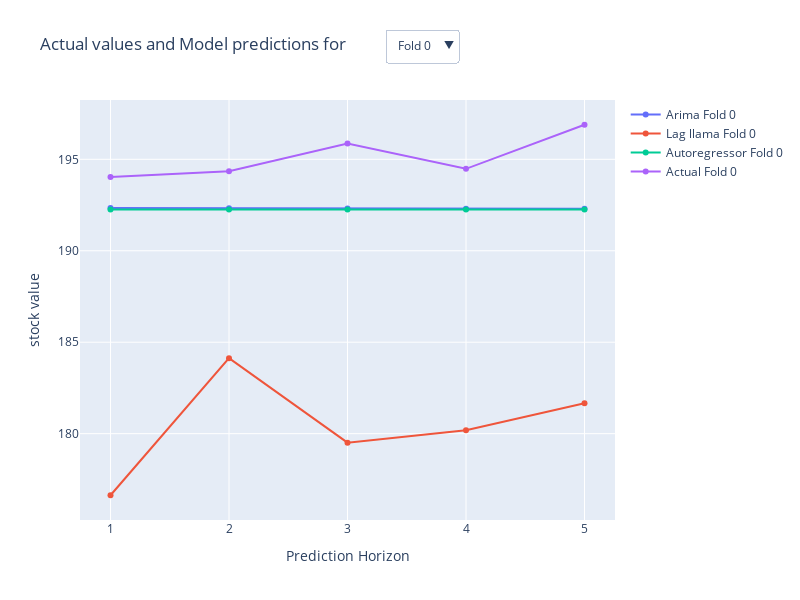

Source (notebook cell):
### Code cell
def visualize_predictions(p, a):
    """
    Visualizes the predictions and actual values of the time series.

    Parameters:
    p (list of pd.DataFrame): List containing the dataframes for the models.
    a (pd.DataFrame): DataFrame containing the actual values.

    Returns:
    fig: Plotly figure object.
    """
    model_mapping = {
        "Arima": p[0],
        "Lag llama": p[1],
        "Autoregressor": p[2]
    }

    models = list(model_mapping.keys())
    folds = list(range(len(a)))

    fig = make_subplots(rows=1, cols=1)
    
    # Add traces for all models and folds, but make them invisible initially
    for model in models:
        for fold in folds:
            predicted_values = model_mapping[model].iloc[fold].values
            fig.add_trace(go.Scatter(x=list(range(1, len(predicted_values)+1)), 
                                     y=predicted_values, 
                                     mode='lines+markers', 
                                     name=f'{model} Fold {fold}',
                                     visible=False))
            
    for fold in folds:
        actual_values = a.iloc[fold].values
        fig.add_trace(go.Scatter(x=list(range(1, len(actual_values)+1)), 
                                 y=actual_values, 
                                 mode='lines+markers', 
                                 name=f'Actual Fold {fold}',
                                 visible=False))

    # Create buttons for folds
    fold_buttons = []
    for fold in folds:
        visibility = []
        for trace in fig.data:
            if f'Fold {fold}' in trace.name:
                visibility.append(True)
            else:
                visibility.append(False)
        button = dict(
            label=f'Fold {fold}',
            method='update',
            args=[{'visible': visibility},
                  {'title': f'Actual values and Model predictions for Fold {fold}'}]
        )
        fold_buttons.append(button)

    fig.update_layout(
        updatemenus=[
            dict(active=0,
                 buttons=fold_buttons,
                 direction='down',
                 showactive=True,
                 x=0.57,
                 xanchor="left",
                 y=1.17,
                 yanchor="top")
        ],
        title=f'Actual values and Model predictions for ',
        height=600,
        width=800,
        xaxis_title="Prediction Horizon",
        yaxis_title=f"{TYPE_OF_DATA} value"
    )
    
    # Initially show the first fold
    fig.update_traces(visible=True, selector=dict(name=f'Arima Fold 0'))
    fig.update_traces(visible=True, selector=dict(name=f'Lag llama Fold 0'))
    fig.update_traces(visible=True, selector=dict(name=f'Autoregressor Fold 0'))
    fig.update_traces(visible=True, selector=dict(name=f'Actual Fold 0'))

    return fig

# Example usage
fig = visualize_predictions(p, a)
fig.show()

### Figure 1 — Plotly figure (JSON) as saved in the notebook; plotly's stock layout.template omitted (floating-point values rounded to 4 significant figures)
{"data": [{"mode": "lines+markers", "name": "Arima Fold 0", "type": "scatter", "visible": true, "x": [1, 2, 3, 4, 5], "y": [192.3, 192.3, 192.3, 192.3, 192.3]}, {"mode": "lines+markers", "name": "Arima Fold 1", "type": "scatter", "visible": false, "x": [1, 2, 3, 4, 5], "y": [197.1, 197.1, 197.1, 197.1, 197.1]}, {"mode": "lines+markers", "name": "Arima Fold 2", "type": "scatter", "visible": false, "x": [1, 2, 3, 4, 5], "y": [212.3, 212.3, 212.2, 212.2, 212.2]}, {"mode": "lines+markers", "name": "Arima Fold 3", "type": "scatter", "visible": false, "x": [1, 2, 3, 4, 5], "y": [208.2, 208.2, 208.2, 208.1, 208.1]}, {"mode": "lines+markers", "name": "Arima Fold 4", "type": "scatter", "visible": false, "x": [1, 2, 3, 4, 5], "y": [217.3, 217.3, 217.3, 217.3, 217.2]}, {"mode": "lines+markers", "name": "Lag llama Fold 0", "type": "scatter", "visible": true, "x": [1, 2, 3, 4, 5], "y": [176.6, 184.1, 179.5, 180.2, 181.7]}, {"mode": "lines+markers", "name": "Lag llama Fold 1", "type": "scatter", "visible": false, "x": [1, 2, 3, 4, 5], "y": [183.7, 159.0, 184.9, 186.7, 174.3]}, {"mode": "lines+markers", "name": "Lag llama Fold 2", "type": "scatter", "visible": false, "x": [1, 2, 3, 4, 5], "y": [179.2, 175.6, 160.4, 172.7, 172.6]}, {"mode": "lines+markers", "name": "Lag llama Fold 3", "type": "scatter", "visible": false, "x": [1, 2, 3, 4, 5], "y": [174.0, 172.1, 177.9, 173.0, 169.7]}, {"mode": "lines+markers", "name": "Lag llama Fold 4", "type": "scatter", "visible": false, "x": [1, 2, 3, 4, 5], "y": [174.9, 171.4, 180.9, 189.9, 174.2]}, {"mode": "lines+markers", "name": "Autoregressor Fold 0", "type": "scatter", "visible": true, "x": [1, 2, 3, 4, 5], "y": [192.2, 192.2, 192.2, 192.2, 192.2]}, {"mode": "lines+markers", "name": "Autoregressor Fold 1", "type": "scatter", "visible": false, "x": [1, 2, 3, 4, 5], "y": [196.9, 196.9, 196.9, 196.9, 196.9]}, {"mode": "lines+markers", "name": "Autoregressor Fold 2", "type": "scatter", "visible": false, "x": [1, 2, 3, 4, 5], "y": [212.5, 212.5, 212.5, 212.5, 212.5]}, {"mode": "lines+markers", "name": "Autoregressor Fold 3", "type": "scatter", "visible": false, "x": [1, 2, 3, 4, 5], "y": [208.1, 208.1, 208.1, 208.1, 208.1]}, {"mode": "lines+markers", "name": "Autoregressor Fold 4", "type": "scatter", "visible": false, "x": [1, 2, 3, 4, 5], "y": [216.8, 216.8, 216.8, 216.8, 216.8]}, {"mode": "lines+markers", "name": "Actual Fold 0", "type": "scatter", "visible": true, "x": [1, 2, 3, 4, 5], "y": [194.0, 194.4, 195.9, 194.5, 196.9]}, {"mode": "lines+markers", "name": "Actual Fold 1", "type": "scatter", "visible": false, "x": [1, 2, 3, 4, 5], "y": [193.1, 207.1, 213.1, 214.2, 212.5]}, {"mode": "lines+markers", "name": "Actual Fold 2", "type": "scatter", "visible": false, "x": [1, 2, 3, 4, 5], "y": [216.7, 214.3, 209.7, 207.5, 208.1]}, {"mode": "lines+markers", "name": "Actual Fold 3", "type": "scatter", "visible": false, "x": [1, 2, 3, 4, 5], "y": [209.1, 213.2, 214.1, 210.6, 216.8]}, {"mode": "lines+markers", "name": "Actual Fold 4", "type": "scatter", "visible": false, "x": [1, 2, 3, 4, 5], "y": [220.3, 221.6, 226.3, 227.8, 228.7]}], "layout": {"height": 600, "title": {"text": "Actual values and Model predictions for "}, "updatemenus": [{"active": 0, "buttons": [{"args": [{"visible": [true, false, false, false, false, true, false, false, false, false, true, false, false, false, false, true, false, false, false, false]}, {"title": "Actual values and Model predictions for Fold 0"}], "label": "Fold 0", "method": "update"}, {"args": [{"visible": [false, true, false, false, false, false, true, false, false, false, false, true, false, false, false, false, true, false, false, false]}, {"title": "Actual values and Model predictions for Fold 1"}], "label": "Fold 1", "method": "update"}, {"args": [{"visible": [false, false, true, false, false, false, false, true, false, false, false, false, true, false, false, false, false, true, false, false]}, {"title": "Actual values and Model predictions for Fold 2"}], "label": "Fold 2", "method": "update"}, {"args": [{"visible": [false, false, false, true, false, false, false, false, true, false, false, false, false, true, false, false, false, false, true, false]}, {"title": "Actual values and Model predictions for Fold 3"}], "label": "Fold 3", "method": "update"}, {"args": [{"visible": [false, false, false, false, true, false, false, false, false, true, false, false, false, false, true, false, false, false, false, true]}, {"title": "Actual values and Model predictions for Fold 4"}], "label": "Fold 4", "method": "update"}], "direction": "down", "showactive": true, "x": 0.57, "xanchor": "left", "y": 1.17, "yanchor": "top"}], "width": 800, "xaxis": {"anchor": "y", "domain": [0, 1], "title": {"text": "Prediction Horizon"}}, "yaxis": {"anchor": "x", "domain": [0, 1], "title": {"text": "stock value"}}}}
